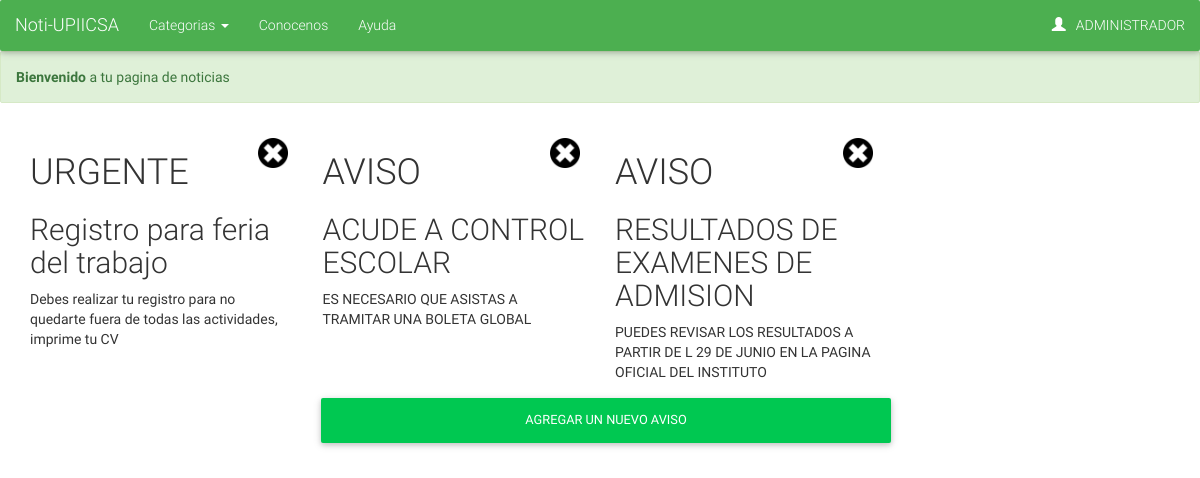
The app's page /admin.php (signed in) with its own data.
### tables this page shows
CREATE TABLE IF NOT EXISTS `AVISO` (
  `ID_AVISO` int(11) NOT NULL AUTO_INCREMENT,
  `CATEGORIA` text NOT NULL,
  `AV_TITULO` text NOT NULL,
  `AV_CONTENIDO` text NOT NULL,
  PRIMARY KEY (`ID_AVISO`)
);

### admin.php (the view, shortened to what this page needs)
<html>
<?php include("header.php"); ?>
<body>
<?php
include("navbar.php");
include("db.php");
 $sql = "SELECT * FROM AVISO ";
  $data = $con->query($sql);
  if($data!=null && $data->num_rows>0){
	  echo' <div id="contavi" class="container-fluid">';
		while( $row = $data->fetch_array(MYSQLI_ASSOC)){
			echo'<div class="col-sm-10 col-md-3 col-lg-3">
			       <div>
             <h1>'.$row['CATEGORIA'].'</h1>
             <h2>'.$row['AV_TITULO'].'</h2>
             <p>'.$row['AV_CONTENIDO'].'</p>
             </div>
             <img class="delete" src="resources/images/admin/delete.png" data-toggle="modal" data-target="#myModal" data-categoria="'.$row['CATEGORIA'].'" data-id="'.$row['ID_AVISO'].'" data-titulo="'.$row['AV_TITULO'].'" data-contenido="'.$row['AV_CONTENIDO'].'">
          </div>';
		}
     echo' </div>';
	}
?>
<div class="container">
  <div class="col-md-3"></div>
  <a href="editoraviso.php"> <button class="btn btn-success col-md-6" type="button" name="button">Agregar un Nuevo Aviso</button></a>
  <div class="col-md-3"></div>
</div>
</body>

### records on screen
aviso: CATEGORIA "URGENTE", AV_TITULO "Registro para feria del trabajo", AV_CONTENIDO "Debes realizar tu registro para no quedarte fuera de todas las actividades, imprime tu CV"
aviso: CATEGORIA "AVISO", AV_TITULO "ACUDE A CONTROL ESCOLAR", AV_CONTENIDO "ES NECESARIO QUE ASISTAS A TRAMITAR UNA BOLETA GLOBAL"
aviso: CATEGORIA "AVISO", AV_TITULO "RESULTADOS DE EXAMENES DE ADMISION", AV_CONTENIDO "PUEDES REVISAR LOS RESULTADOS A PARTIR DE L 29 DE JUNIO EN LA PAGINA OFICIAL DEL INSTITUTO"

### other values on screen
$_SESSION['name'] "ADMINISTRADOR"
$_SESSION['msg'] "Bienvenido a tu pagina de noticias"
